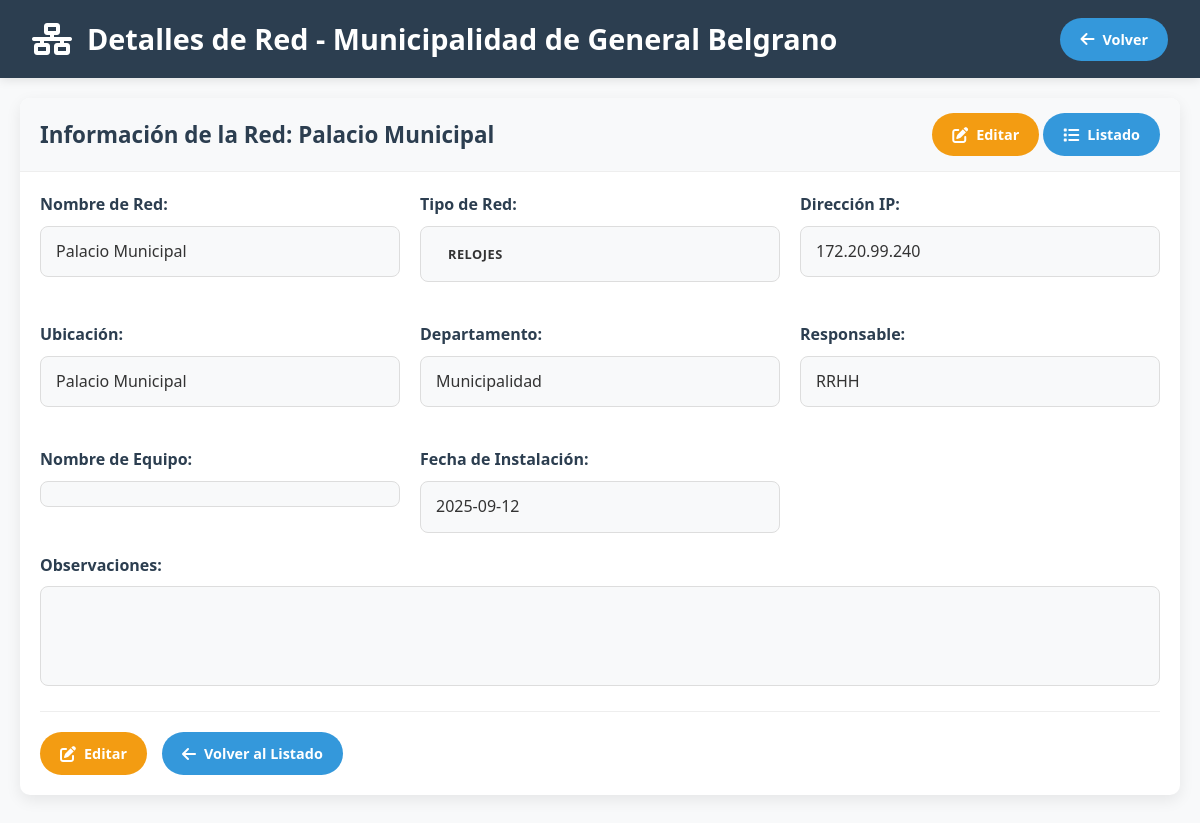
The app's page /Tabla_ip/detalles.php?id=21 with its own data.
### tables this page shows
CREATE TABLE `redes` (
  `id` int(11) NOT NULL,
  `nombre_red` varchar(100) NOT NULL,
  `tipo_red` varchar(50) NOT NULL,
  `direccion_ip` varchar(15) DEFAULT NULL,
  `mascara_subred` varchar(15) DEFAULT NULL,
  `gateway` varchar(15) DEFAULT NULL,
  `dns_primario` varchar(15) DEFAULT NULL,
  `dns_secundario` varchar(15) DEFAULT NULL,
  `ubicacion` varchar(100) DEFAULT NULL,
  `departamento` varchar(50) DEFAULT NULL,
  `responsable` varchar(100) DEFAULT NULL,
  `telefono_contacto` varchar(20) DEFAULT NULL,
  `fecha_instalacion` date DEFAULT NULL,
  `observaciones` text DEFAULT NULL,
  `estado` enum('activa','inactiva') DEFAULT 'activa'
);

### Tabla_ip/detalles.php (the view, shortened to what this page needs)
<?php
include 'conexion.php';
$id = $_GET['id'];
$red = null;
if ($resultado = $conexion->query("SELECT * FROM redes WHERE id = $id")) {
    $red = $resultado->fetch_assoc();
} else {
    header("Location: index.php?error=Red no encontrada");
    exit();
}
?>
<!DOCTYPE html>
<html lang="es">
<head>
    <link rel="stylesheet" href="https://cdnjs.cloudflare.com/ajax/libs/font-awesome/6.4.0/css/all.min.css">
    <link rel="stylesheet" href="estilos.css">
</head>
<body>
    <header class="header">
        <div class="logo">
            <i class="fas fa-network-wired fa-2x"></i>
            <h1>Detalles de Red - Municipalidad de General Belgrano</h1>
        </div>
        <div class="header-actions">
            <a href="index.php" class="btn btn-primary"><i class="fas fa-arrow-left"></i> Volver</a>
        </div>
    </header>
    <div class="container">
        <div class="card">
            <div class="card-header">
                <h2 class="card-title">Información de la Red: <?php echo htmlspecialchars($red['nombre_red']); ?></h2>
                <div>
                    <a href="editar.php?id=<?php echo $red['id']; ?>" class="btn btn-warning"><i class="fas fa-edit"></i> Editar</a>
                    <a href="index.php" class="btn btn-primary"><i class="fas fa-list"></i> Listado</a>
                </div>
            </div>
            <div class="card-body">
                <div class="form-grid">
                    <div class="form-group">
                        <label>Nombre de Red:</label>
                        <div class="form-control" style="background-color: #f8f9fa;"><?php echo htmlspecialchars($red['nombre_red']); ?></div>
                    </div>
                    <div class="form-group">
                        <label>Tipo de Red:</label>
                        <div class="form-control" style="background-color: #f8f9fa;">
                            <span class="badge
                                <?php echo $red['tipo_red'] == 'LAN' ? 'badge-info' : ''; ?>
                                <?php echo $red['tipo_red'] == 'WLAN' ? 'badge-success' : ''; ?>
                                <?php echo $red['tipo_red'] == 'WAN' ? 'badge-warning' : ''; ?>
                            ">
                                <?php echo htmlspecialchars($red['tipo_red']); ?>
                            </span>
                        </div>
                    </div>
                    <div class="form-group">
                        <label>Dirección IP:</label>
                        <div class="form-control" style="background-color: #f8f9fa;"><?php echo htmlspecialchars($red['direccion_ip']); ?></div>
                    </div>
                    <div class="form-group">
                        <label>Ubicación:</label>
                        <div class="form-control" style="background-color: #f8f9fa;"><?php echo htmlspecialchars($red['ubicacion']); ?></div>
                    </div>
                    <div class="form-group">
                        <label>Departamento:</label>
                        <div class="form-control" style="background-color: #f8f9fa;"><?php echo htmlspecialchars($red['departamento']); ?></div>
                    </div>
                    <div class="form-group">
                        <label>Responsable:</label>
                        <div class="form-control" style="background-color: #f8f9fa;"><?php echo htmlspecialchars($red['responsable']); ?></div>
                    </div>
                    <div class="form-group">
                        <label>Nombre de Equipo:</label>
                        <div class="form-control" style="background-color: #f8f9fa;"><?php echo htmlspecialchars($red['telefono_contacto']); ?></div>
                    </div>
                    <div class="form-group">
                        <label>Fecha de Instalación:</label>
                        <div class="form-control" style="background-color: #f8f9fa;"><?php echo htmlspecialchars($red['fecha_instalacion']); ?></div>
                    </div>
                </div>
                <div class="form-group">
                    <label>Observaciones:</label>
                    <div class="form-control" style="background-color: #f8f9fa; min-height: 100px;"><?php echo htmlspecialchars($red['observaciones']); ?></div>
                </div>
                <div class="form-actions">
                    <a href="editar.php?id=<?php echo $red['id']; ?>" class="btn btn-warning"><i class="fas fa-edit"></i> Editar</a>
                    <a href="index.php" class="btn btn-primary"><i class="fas fa-arrow-left"></i> Volver al Listado</a>
                </div>
            </div>
        </div>
    </div>
</body>
</html>

### Tabla_ip/estilos.css (style rules this page uses)
:root { --primary: #2c3e50; --secondary: #3498db; --accent: #e74c3c; --light: #ecf0f1; --dark: #2c3e50; --success: #27ae60; --warning: #f39c12; --danger: #e74c3c; --gray: #95a5a6; }
* { margin: 0; padding: 0; box-sizing: border-box; }
body { font-family: 'Segoe UI', Tahoma, Geneva, Verdana, sans-serif; background-color: #f8f9fa; color: #333; line-height: 1.6; }
.header { background: linear-gradient(135deg, var(--primary) 0%, var(--dark) 100%); color: white; padding: 1rem 2rem; box-shadow: 0 2px 10px rgba(0,0,0,0.1); display: flex; justify-content: space-between; align-items: center; }
.logo { display: flex; align-items: center; gap: 15px; }
.logo h1 { font-size: 1.8rem; font-weight: 600; }
.container { max-width: 1400px; margin: 0 auto; padding: 20px; }
.card { background: white; border-radius: 10px; box-shadow: 0 5px 15px rgba(0,0,0,0.08); margin-bottom: 25px; overflow: hidden; }
.card-header { background-color: #f8f9fa; padding: 15px 20px; border-bottom: 1px solid #eee; display: flex; justify-content: space-between; align-items: center; flex-wrap: wrap; gap: 15px; }
.card-title { font-size: 1.4rem; color: var(--primary); font-weight: 600; }
.card-body { padding: 20px; }
.btn { display: inline-flex; align-items: center; gap: 8px; padding: 10px 20px; border: none; border-radius: 50px; font-weight: 600; cursor: pointer; transition: all 0.3s; text-decoration: none; font-size: 0.9rem; }
.btn i { font-size: 1rem; }
.btn-primary { background: var(--secondary); color: white; }
.btn-warning { background: var(--warning); color: white; }
.form-grid { display: grid; grid-template-columns: repeat(auto-fill, minmax(300px, 1fr)); gap: 20px; }
.form-group { margin-bottom: 20px; }
.form-group label { display: block; margin-bottom: 8px; font-weight: 600; color: var(--dark); }
.form-control { width: 100%; padding: 12px 15px; border: 1px solid #ddd; border-radius: 8px; font-size: 1rem; transition: all 0.3s; }
.form-actions { display: flex; gap: 15px; margin-top: 25px; padding-top: 20px; border-top: 1px solid #eee; }
.badge { display: inline-block; padding: 5px 12px; border-radius: 50px; font-size: 0.8rem; font-weight: 600; text-transform: uppercase; letter-spacing: 0.5px; }

### records on screen
redes: nombre_red "Palacio Municipal", tipo_red "RELOJES", direccion_ip "172.20.99.240", ubicacion "Palacio Municipal", departamento "Municipalidad", responsable "RRHH", fecha_instalacion "2025-09-12"
